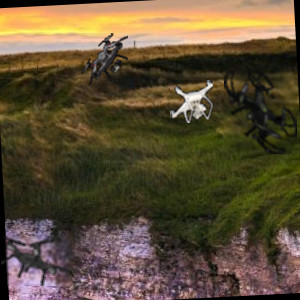
#> input picture test_imgs/1_10.jpg, 300 x 300 px
$ python sim_segment_gen.py --data_dir test_imgs --save_dir out   (older library calls are emulated)
#> lines starting #> are read from the running program, lines starting #| are printed output that depends on the picture; after the words box and inside, x2 and y2 are one past the last pixel; in counts of white or black regions, pixels touching at a corner belong together
### utils.py
"""
Utils for conversion
"""
import os
import logging
import numpy as np
import cv2
import scipy.misc as misc
import math
from PIL import Image
from geometry import *


def setupLogging(prefix):
    logFormatter = logging.Formatter("%(asctime)s [%(threadName)-12.12s] [%(levelname)-5.5s]  %(message)s")
    rootLogger = logging.getLogger()

    fileHandler = logging.FileHandler("{0}/{1}.log".format('.', prefix))
    fileHandler.setFormatter(logFormatter)
    rootLogger.addHandler(fileHandler)

    consoleHandler = logging.StreamHandler()
    consoleHandler.setFormatter(logFormatter)
    rootLogger.addHandler(consoleHandler)

    rootLogger.setLevel(level=logging.INFO)
    logging.info("starting up")


# [78 lines left out: functions rotateImg, generateMask, not called in this run]


def showAndWait(name, img):
    cv2.imshow(name, img)
    cv2.waitKey(0)


def findFilesOfType(input_dir, endings):
    # Get the xml files in the directory
#> called with input_dir = 'test_imgs'
    files = os.listdir(input_dir)

    out_files = []
    for file in files:
        for ext in endings:
            if file.endswith(ext):
                out_files.append(input_dir + '/' + file)
                break

    ret_files = sorted(set(out_files))
    # print img_files

    return ret_files


# [64 lines left out: functions writeFileList, saveDetectNetLabelFile, loadYoloLabels, saveYoloLabelFile, rotate, not called in this run]


def bitget(byteval, idx):
    return ((byteval & (1 << idx)) != 0)


# [245 lines left out: functions color_map, quantizetopalette, savePascalColorMap, saveIndexImage, drawLabels, getYoloCoords and 7 more, not called in this run]

### sim_segment_gen.py
"""
Generates colored label files from drone paste images
"""
import sys
import os
import random
import logging
import shutil
import time
import math
import json

import numpy as np
import cv2
import scipy.misc as misc
from skimage.transform import rescale, resize, downscale_local_mean
from skimage import  img_as_ubyte
import argparse
import utils


def processArgs():
    """ Processes command line arguments     """
    parser = argparse.ArgumentParser(description='Generates segmentation data.')
    parser.add_argument('--data_dir', type=str, required=True,
                        help='Data dir containing images and labels.')
    parser.add_argument('--save_dir', type=str, required=True,
                        help='dir where data will be generated.')

    args, unknown = parser.parse_known_args()
    return args


class SimImageDataGen():

    def __init__(self, args):
        """
        Creates a generic detectnet data generator class
        :param args: arguments for generator.
        """
        logging.info("creating image dataset generator ...")

        self.data_dir = args.data_dir
        self.save_dir = args.save_dir

        self.img_out_dir = ""
        self.label_out_dir = ""

        self.label_files = []

    def initialize(self):
        """
        Intialize a generic detectnet data generator class. It finds the filenames for canvas and paste images, and
        labels, and splits them into train and validation spilts.
        """
        logging.info("Initializing image dataset generator ...")

        if not os.path.exists(self.data_dir):
            raise RuntimeError("data image directory does not exist: {}".format(self.data_dir))

        if os.path.exists(self.save_dir):
            shutil.rmtree(self.save_dir)
            # Give the OS a little time to actually make the new directory. Was running into errors
            # where creating the html folder inside this folder would periodically error out.
            time.sleep(0.1)

        # Now create the other directories we will need.
        os.mkdir(self.save_dir)

        self.label_files =  utils.findFilesOfType(self.data_dir, ['png', 'jpg', 'jpeg'])

        if len(self.label_files) <= 0:
            raise RuntimeError("No label image files were found")

    def generateLabelFile(self, label_file, base_name):
#> called with label_file = 'test_imgs/1_10.jpg', base_name = '1_10'
        label_img_orig = cv2.imread(label_file)
#> label_img_orig is the input picture: shape (300, 300, 3); mean B, G, R 55.1, 79.1, 93.7

        label_img_orig = cv2.cvtColor(label_img_orig, cv2.COLOR_BGR2GRAY)
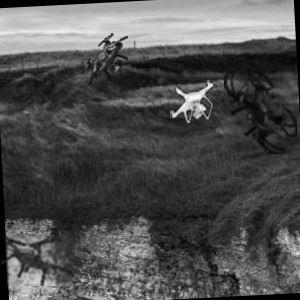
#> label_img_orig: shape (300, 300); min 0, max 253, mean 80.8

        ret, label_img_orig = cv2.threshold(label_img_orig, 3, 255, cv2.THRESH_BINARY)
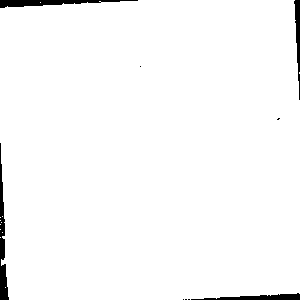
#> label_img_orig: shape (300, 300); 97.9% white; 9 black regions (5 under 20 px), largest, box (x1, y1, x2, y2) and area: (0, 143, 9, 300) 624, (0, 0, 138, 8) 567, (191, 293, 300, 300) 405, (294, 0, 300, 100) 310

        label_img_new = np.zeros([label_img_orig.shape[0]+10, label_img_orig.shape[1]+10], dtype=np.uint8)

        label_img_new[5:(label_img_orig.shape[0]+5),
                      5:(label_img_orig.shape[1]+5)] = label_img_orig
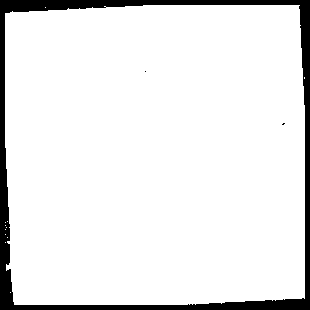
#> label_img_new: shape (310, 310); 91.7% white; 3 black regions (2 under 20 px)
        # utils.showAndWait('label_img_new', label_img_new)
        # cv2.imwrite(self.save_dir + '/label_img_new.png', label_img_new)

        label_img = np.zeros([label_img_new.shape[0], label_img_new.shape[1], 3], dtype=np.uint8)

        # Find contours in original image.
        contours = cv2.findContours(label_img_new, cv2.RETR_EXTERNAL, cv2.CHAIN_APPROX_SIMPLE)
#> contours = 12 contours, 11 with area under 20; largest, box (x1, y1, x2, y2) and area: (5, 5, 305, 305) 87484
        # (_, contours, _) = cv2.findContours(label_img_new, cv2.RETR_EXTERNAL, cv2.CHAIN_APPROX_SIMPLE)

        mask_color = [0, 0, 255]
        contour_idx = -1
        for cnt in contours:
            # [4 lines of commented-out code are left out]
            cv2.drawContours(label_img, contours, contour_idx, mask_color, -1)
#> this loop made 1 pass
#> label_img: shape (310, 310, 3); every value is 0

        # utils.showAndWait('label_img', label_img)
        # cv2.imwrite(self.save_dir + '/label_img.png', label_img)

        final_mask = cv2.dilate(label_img, np.ones((5, 5), np.uint8))

        final_mask = final_mask[5:(final_mask.shape[0]-5),
                                5:(final_mask.shape[1]-5)]

        # utils.showAndWait('final_mask', final_mask)
        # cv2.imwrite(self.save_dir + '/final_mask.png', final_mask)

        # Save the new label image.
        label_out = self.save_dir + '/' + base_name + '_label.png'
        logging.info("saving label file {}".format(label_out))
        cv2.imwrite(label_out, final_mask)

    def generate(self):

        for label_file in self.label_files:
            # label_file = '/media/dcofer/Ubuntu_Data/drone_images/drones/30_a.png'
            logging.info("processing {}".format(label_file))
            orig_filename = os.path.basename(label_file)
            orig_basename = os.path.splitext(orig_filename)[0]

            self.generateLabelFile(label_file, orig_basename)


if __name__ == "__main__":
    utils.setupLogging('segment_data_gen')

    args = processArgs()
    gen = SimImageDataGen(args)

    gen.initialize()

#> (the run stopped early here; a loop or call above may not have finished)

$ run again, on test_imgs/1_2.jpg
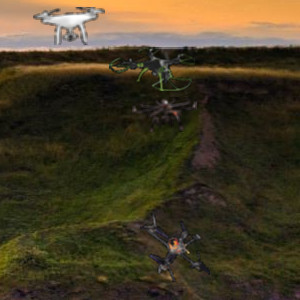
#> input picture test_imgs/1_2.jpg, 300 x 300 px
#> in generateLabelFile, label_img_orig is the input picture: shape (300, 300, 3); mean B, G, R 38.1, 60.6, 70.9
#> in generateLabelFile, `ret, label_img_orig = cv2.threshold(label_img_orig, 3, 255, cv2.THRESH..`:
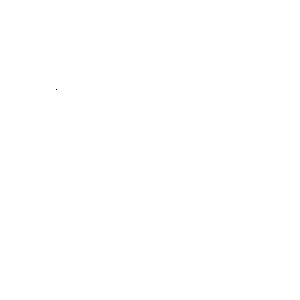
#> label_img_orig: shape (300, 300); 100% white; black in thin lines or dots, all inside (x1, y1, x2, y2) = (56, 89, 57, 90)
#> in generateLabelFile, `label_img_new[5:(label_img_orig.shape[0]+5), 5:(label_img_orig.shape[1..`:
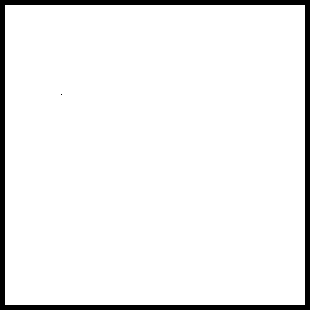
#> label_img_new: shape (310, 310); 93.7% white; 2 black regions (1 under 20 px)
#> contours = 1 contour; box (x1, y1, x2, y2) and area: (5, 5, 305, 305) 89401
#> the loop in generateLabelFile, `for cnt in contours: # area = cv2.contourArea(cnt) # print "contour " ..` made 1 pass

$ run again, on test_imgs/1_3.jpg
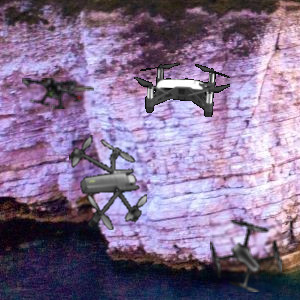
#> input picture test_imgs/1_3.jpg, 300 x 300 px
#> in generateLabelFile, label_img_orig is the input picture: shape (300, 300, 3); mean B, G, R 144.4, 112.2, 132.3
#> in generateLabelFile, `ret, label_img_orig = cv2.threshold(label_img_orig, 3, 255, cv2.THRESH..`:
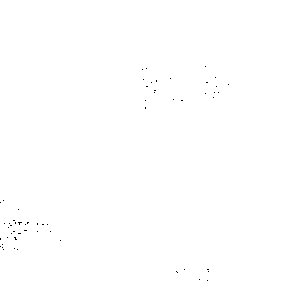
#> label_img_orig: shape (300, 300); 99.9% white; black in thin lines or dots, all inside (x1, y1, x2, y2) = (0, 66, 229, 281)
#> in generateLabelFile, `label_img_new[5:(label_img_orig.shape[0]+5), 5:(label_img_orig.shape[1..`:
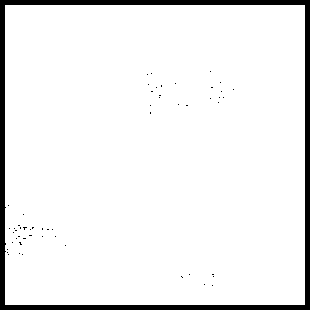
#> label_img_new: shape (310, 310); 93.6% white; 57 black regions (56 under 20 px)
#> contours = 1 contour; box (x1, y1, x2, y2) and area: (5, 5, 305, 305) 89397
#> the loop in generateLabelFile, `for cnt in contours: # area = cv2.contourArea(cnt) # print "contour " ..` made 1 pass

$ run again, on test_imgs/1_9.jpg
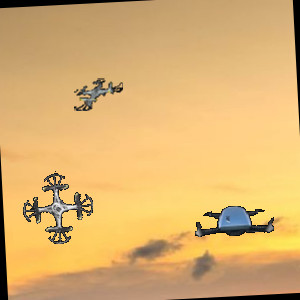
#> input picture test_imgs/1_9.jpg, 300 x 300 px
#> in generateLabelFile, label_img_orig is the input picture: shape (300, 300, 3); mean B, G, R 111.7, 176.6, 218.1
#> in generateLabelFile, `ret, label_img_orig = cv2.threshold(label_img_orig, 3, 255, cv2.THRESH..`:
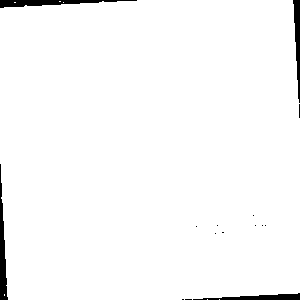
#> label_img_orig: shape (300, 300); 97.8% white; 15 black regions (11 under 20 px), largest, box (x1, y1, x2, y2) and area: (0, 0, 137, 8) 555, (0, 164, 8, 300) 550, (293, 0, 300, 103) 412, (193, 293, 300, 300) 405
#> in generateLabelFile, `label_img_new[5:(label_img_orig.shape[0]+5), 5:(label_img_orig.shape[1..`:
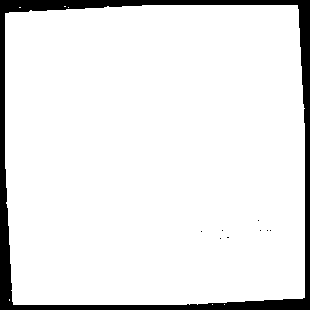
#> label_img_new: shape (310, 310); 91.6% white; 9 black regions (8 under 20 px)
#> contours = 7 contours, 6 with area under 20; largest, box (x1, y1, x2, y2) and area: (5, 5, 305, 305) 87462
#> the loop in generateLabelFile, `for cnt in contours: # area = cv2.contourArea(cnt) # print "contour " ..` made 1 pass
